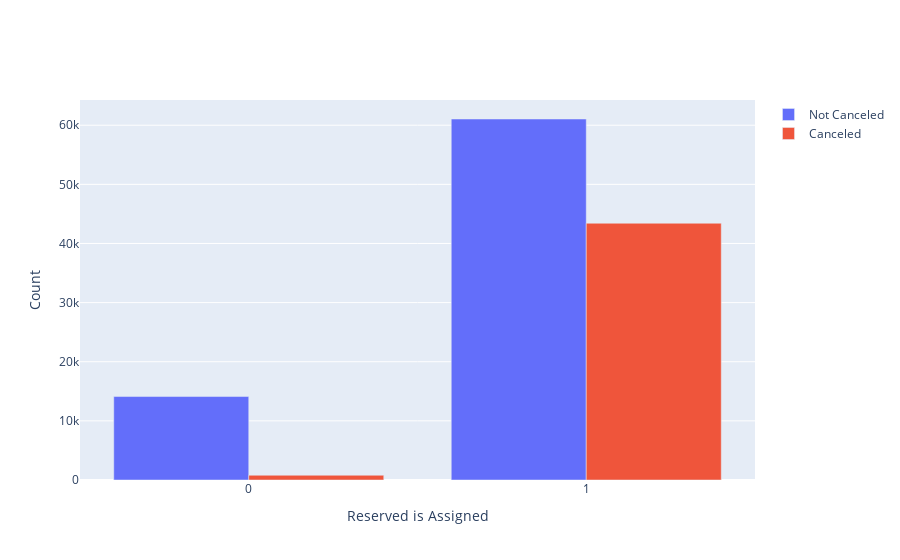

This figure's notebook cell:
### Code cell
room_type_based_group = data.groupby("is_canceled").reserved_is_assigned.value_counts()
df_room_type = pd.DataFrame(
    dict(
        ReservedIsAssigned=[1, 0, 1, 0],
        isCanceled=[0, 0, 1, 1],
        CategorySize=list(room_type_based_group.values),
    )
)

s0=df_room_type.query('isCanceled==0')
s1=df_room_type.query('isCanceled==1')

#layout = go.Layout(title= 'Pclass-Survived', xaxis = dict(title = 'Pclass'), yaxis = dict(title = 'CategorySize'),barmode='group' )
fig = go.Figure()

df_room_type=df_room_type['ReservedIsAssigned']

fig.add_trace(go.Bar(x=s0['ReservedIsAssigned'], y = s0['CategorySize'],
                    name='Not Canceled'
                    )
             )

fig.add_trace(go.Bar(x=s1['ReservedIsAssigned'], y = s1['CategorySize'],
                    name='Canceled'
                    )
             )

fig.update_layout(barmode='group', xaxis_title="Reserved is Assigned", yaxis_title="Count")

fig.show()

### Figure 1 — Plotly figure (JSON) as saved in the notebook; plotly's stock layout.template omitted (floating-point values rounded to 4 significant figures)
{"data": [{"name": "Not Canceled", "type": "bar", "x": [1, 0], "y": [61051, 14115]}, {"name": "Canceled", "type": "bar", "x": [1, 0], "y": [43422, 802]}], "layout": {"barmode": "group", "xaxis": {"title": {"text": "Reserved is Assigned"}}, "yaxis": {"title": {"text": "Count"}}}}
